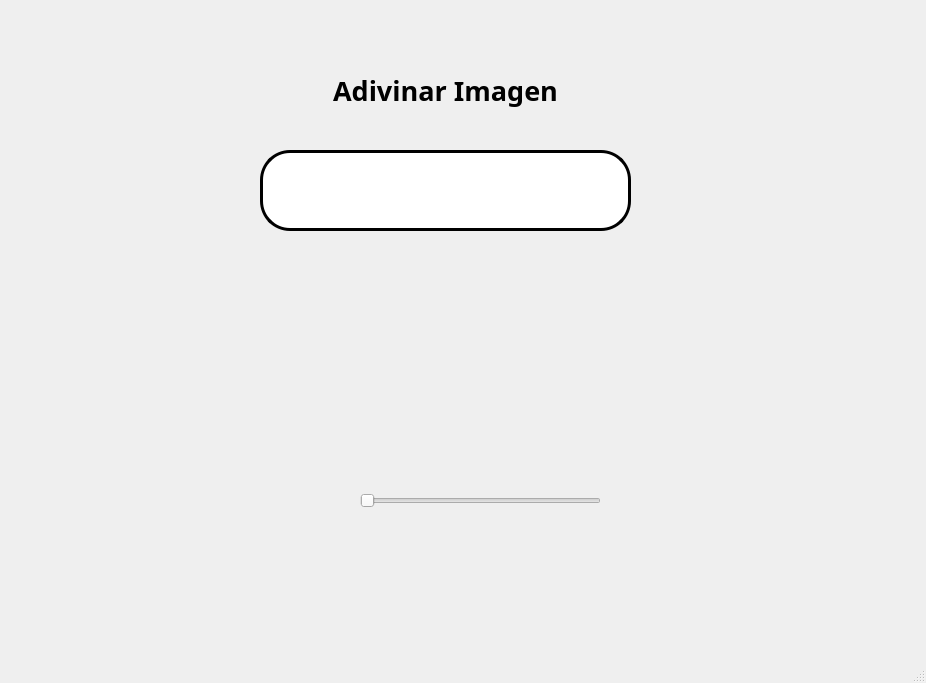
<?xml version="1.0" encoding="UTF-8"?>
<ui version="4.0">
 <class>MainWindow</class>
 <widget class="QMainWindow" name="MainWindow">
  <property name="geometry">
   <rect>
    <x>0</x>
    <y>0</y>
    <width>926</width>
    <height>683</height>
   </rect>
  </property>
  <property name="windowTitle">
   <string>MainWindow</string>
  </property>
  <widget class="QWidget" name="centralwidget">
   <widget class="QLabel" name="label_5">
    <property name="geometry">
     <rect>
      <x>200</x>
      <y>70</y>
      <width>491</width>
      <height>41</height>
     </rect>
    </property>
    <property name="font">
     <font>
      <family>Arial Black</family>
      <pointsize>20</pointsize>
      <weight>75</weight>
      <bold>true</bold>
     </font>
    </property>
    <property name="text">
     <string>Adivinar Imagen</string>
    </property>
    <property name="alignment">
     <set>Qt::AlignCenter</set>
    </property>
   </widget>
   <widget class="QLineEdit" name="txt_nombre_imagen">
    <property name="geometry">
     <rect>
      <x>260</x>
      <y>150</y>
      <width>371</width>
      <height>81</height>
     </rect>
    </property>
    <property name="font">
     <font>
      <pointsize>30</pointsize>
     </font>
    </property>
    <property name="styleSheet">
     <string notr="true">background-color: rgb(255, 255, 255);
border-radius: 30px;
border: 3px solid black;</string>
    </property>
    <property name="alignment">
     <set>Qt::AlignCenter</set>
    </property>
   </widget>
   <widget class="QLabel" name="label">
    <property name="geometry">
     <rect>
      <x>20</x>
      <y>40</y>
      <width>161</width>
      <height>141</height>
     </rect>
    </property>
    <property name="styleSheet">
     <string notr="true"/>
    </property>
    <property name="text">
     <string/>
    </property>
    <property name="pixmap">
     <pixmap resource="../../Archivos/Recursos.qrc">:/UAT LOGOS/Logo UAT.png</pixmap>
    </property>
    <property name="scaledContents">
     <bool>true</bool>
    </property>
   </widget>
   <widget class="QLabel" name="label_3">
    <property name="geometry">
     <rect>
      <x>640</x>
      <y>0</y>
      <width>281</width>
      <height>211</height>
     </rect>
    </property>
    <property name="styleSheet">
     <string notr="true"/>
    </property>
    <property name="text">
     <string/>
    </property>
    <property name="pixmap">
     <pixmap resource="../../Archivos/Recursos.qrc">:/UAT LOGOS/logo facultad de ingenieria uat.png</pixmap>
    </property>
    <property name="scaledContents">
     <bool>true</bool>
    </property>
   </widget>
   <widget class="QLabel" name="label_7">
    <property name="geometry">
     <rect>
      <x>710</x>
      <y>440</y>
      <width>191</width>
      <height>181</height>
     </rect>
    </property>
    <property name="styleSheet">
     <string notr="true"/>
    </property>
    <property name="text">
     <string/>
    </property>
    <property name="pixmap">
     <pixmap resource="../../Archivos/Recursos.qrc">:/Equipo LOGO/logo equipo 3.jpg</pixmap>
    </property>
    <property name="scaledContents">
     <bool>true</bool>
    </property>
   </widget>
   <widget class="QLabel" name="label_8">
    <property name="geometry">
     <rect>
      <x>360</x>
      <y>250</y>
      <width>191</width>
      <height>181</height>
     </rect>
    </property>
    <property name="styleSheet">
     <string notr="true"/>
    </property>
    <property name="text">
     <string/>
    </property>
    <property name="pixmap">
     <pixmap resource="../../Archivos/Recursos.qrc">:/Logos/1.jpeg</pixmap>
    </property>
    <property name="scaledContents">
     <bool>true</bool>
    </property>
   </widget>
   <widget class="QSlider" name="horizontalSlider">
    <property name="geometry">
     <rect>
      <x>360</x>
      <y>460</y>
      <width>241</width>
      <height>81</height>
     </rect>
    </property>
    <property name="orientation">
     <enum>Qt::Horizontal</enum>
    </property>
   </widget>
  </widget>
  <widget class="QMenuBar" name="menubar">
   <property name="geometry">
    <rect>
     <x>0</x>
     <y>0</y>
     <width>926</width>
     <height>26</height>
    </rect>
   </property>
  </widget>
  <widget class="QStatusBar" name="statusbar"/>
 </widget>
 <resources>
  <include location="../../Archivos/Recursos.qrc"/>
  <include location="../../Archivos/Recursos.qrc"/>
 </resources>
 <connections/>
</ui>
